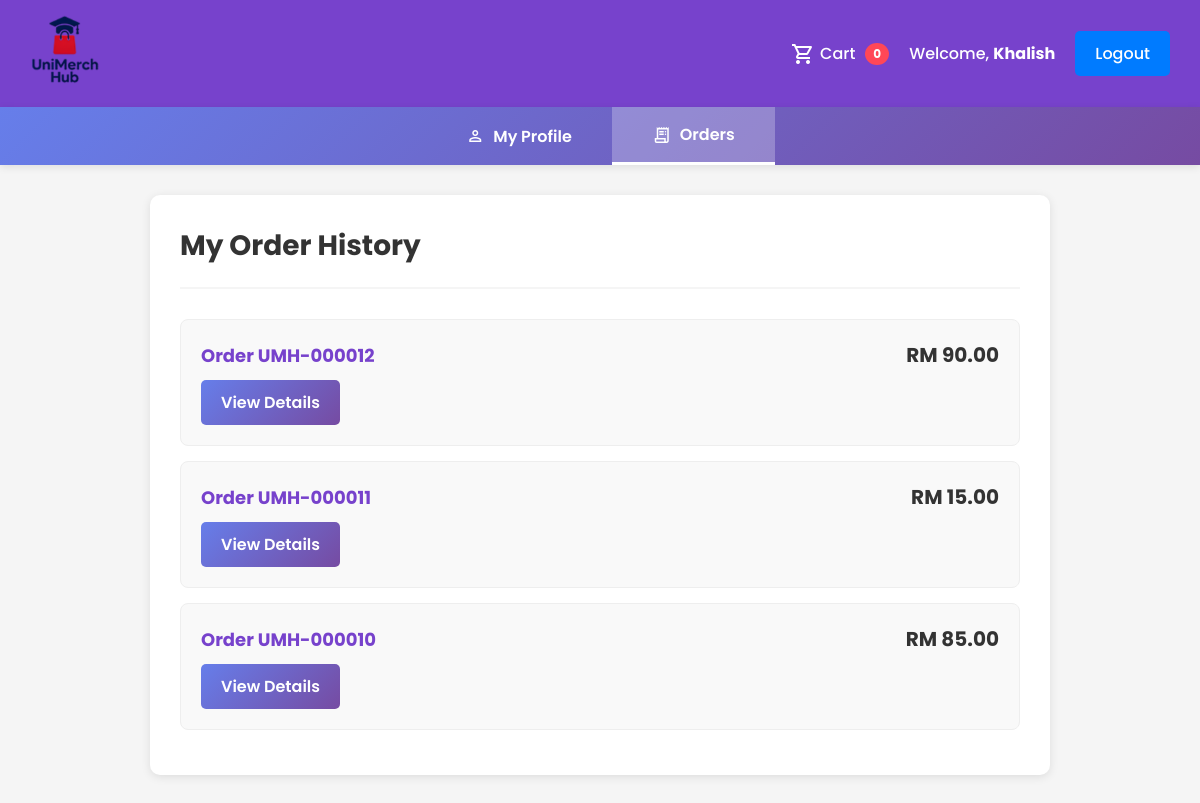
Page /orderhistory.php (signed in) on the earlier database version.
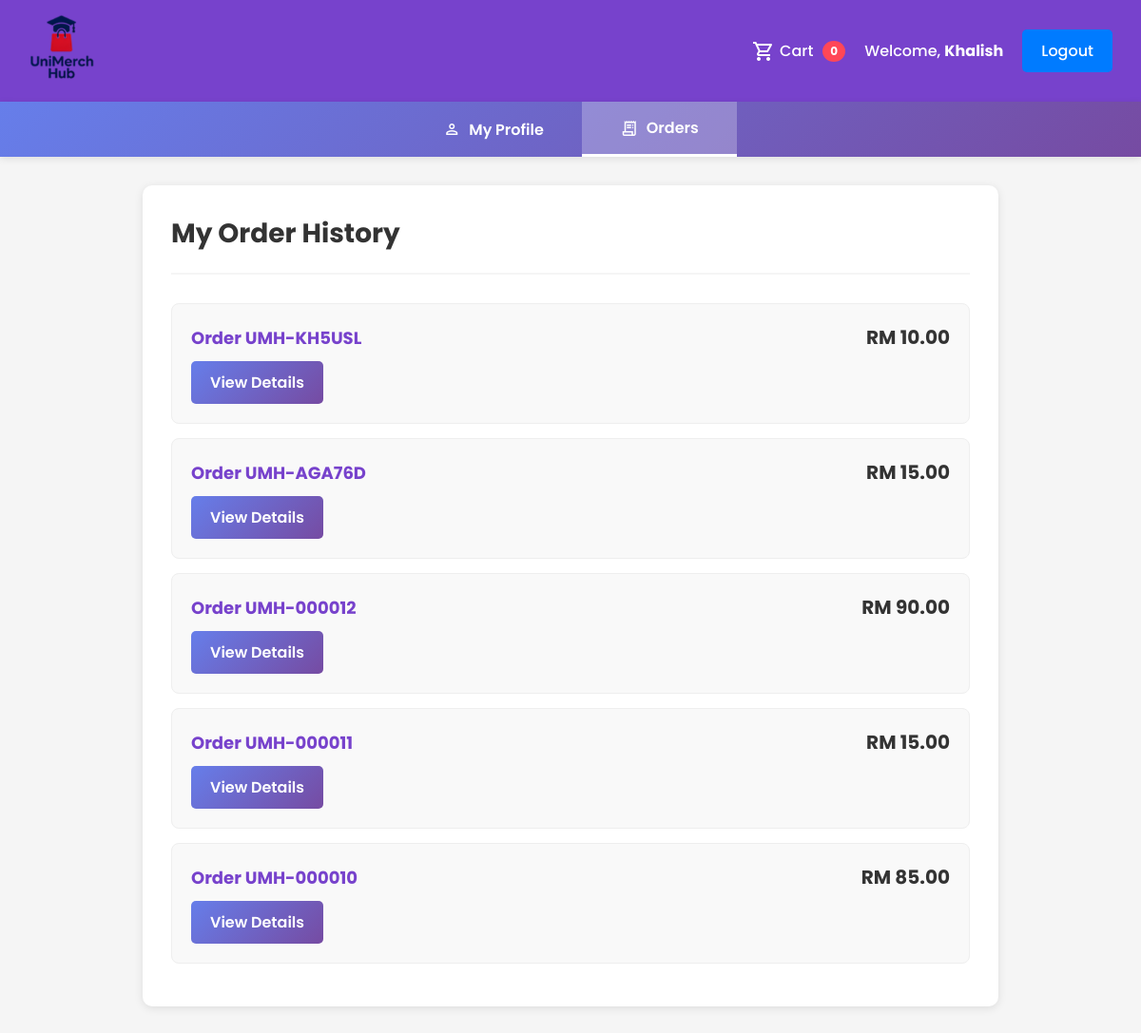
Same page on the later database version.
### tables this page shows
CREATE TABLE `orders` (
  `orderID` int(11) NOT NULL,
  `userID` int(11) NOT NULL,
  `totalAmount` decimal(10,2) NOT NULL,
  `orderDate` timestamp NOT NULL DEFAULT current_timestamp(),
  `fullName` varchar(200) NOT NULL DEFAULT '',
  `phone` varchar(50) NOT NULL DEFAULT '',
  `address` varchar(400) NOT NULL DEFAULT '',
  `paymentMethod` varchar(100) NOT NULL DEFAULT '',
  `orderNumber` varchar(20) DEFAULT NULL
);

### orderhistory.php (the view, shortened to what this page needs)
<?php
include 'includes/db.php';
$userID = $_SESSION['userID'];
$isLoggedIn = isset($_SESSION['email']) && isset($_SESSION['fullName']) && isset($_SESSION['userID']);
$userName = $isLoggedIn ? $_SESSION['fullName'] : '';
function pickFirst($row, $candidates) {
    foreach ($candidates as $c) {
        if (isset($row[$c])) return $row[$c];
    }
    return null;
}
$queries = [
    "SELECT *, COALESCE(orderNumber, CONCAT('UMH-', LPAD(orderID, 6, '0'))) as displayOrderNumber FROM orders WHERE userID = ? ORDER BY orderID DESC",
    "SELECT *, COALESCE(orderNumber, CONCAT('UMH-', LPAD(id, 6, '0'))) as displayOrderNumber FROM orders WHERE user_id = ? ORDER BY id DESC",
    "SELECT *, COALESCE(orderNumber, CONCAT('UMH-', LPAD(id, 6, '0'))) as displayOrderNumber FROM orders WHERE userid = ? ORDER BY id DESC",
    "SELECT *, COALESCE(orderNumber, CONCAT('UMH-', LPAD(orderID, 6, '0'))) as displayOrderNumber FROM orders WHERE userID = ? ORDER BY id DESC",
    "SELECT *, COALESCE(orderNumber, CONCAT('UMH-', LPAD(id, 6, '0'))) as displayOrderNumber FROM orders WHERE customer_id = ? ORDER BY id DESC"
];
$stmt = null;
foreach ($queries as $q) {
    $p = $conn->prepare($q);
    if ($p) {
        $stmt = $p;
        break;
    }
}
$stmt->bind_param('i', $userID);
$stmt->execute();
$res = $stmt->get_result();
?>
<!DOCTYPE html>
<html lang="en">
<head>
    <link rel="stylesheet" href="assets/css/style.css">
</head>
<body>
    <navbar>
        <a href="index.php"><img src="assets/images/logo.png" alt="Logo" class="logo"></a>
        <div id="authArea" class="nav-links">
            <a href="cart.php" style="display: flex; align-items: center; gap: 5px;">
                <span class="material-symbols-outlined">shopping_cart</span>
                Cart <span id="cartCount" class="cart-count-badge">0</span>
            </a>
            <?php if ($isLoggedIn): ?>
                <a href="profile.php"><span style="color: white;">
                    Welcome, <strong><?php echo htmlspecialchars($userName); ?></strong>
                </span></a>
                <a href="logout.php" class="login-btn">Logout</a>
            <?php else: ?>
                <a href="login.html" class="login-btn">Login/Register</a>
            <?php endif; ?>
        </div>
    </navbar>
    <navbar class="profile-nav">
        <a href="profile.php">
            <span class="material-symbols-outlined" style="font-size: 20px;">person</span>
            My Profile
        </a>
        <a href="orderhistory.php" class="active">
            <span class="material-symbols-outlined" style="font-size: 20px;">receipt_long</span>
            Orders
        </a>
    </navbar>
    <div class="container">
        <div class="order-history-container">
            <div class="page-header">
                <h1>My Order History</h1>
            </div>
            <?php if ($res && $res->num_rows > 0): ?>
                <ul class="order-list">
                    <?php while ($order = $res->fetch_assoc()):
                        $orderId = pickFirst($order, ['orderID','id','order_id','orderId']);
                        $orderNumber = $order['displayOrderNumber'] ?? $order['orderNumber'] ?? 'UMH-' . str_pad($orderId, 6, '0', STR_PAD_LEFT);
                        $total = pickFirst($order, ['totalAmount','total','total_amount','amount','grand_total','total_price','price']);
                        if ($total !== null) $totalFmt = 'RM ' . number_format((float)$total, 2);
                        else $totalFmt = 'Total unavailable';
                    ?>
                    <li class="order-item">
                        <div class="order-header">
                            <span class="order-id">Order <?php echo htmlspecialchars($orderNumber ?: 'N/A'); ?></span>
                            <span class="order-total"><?php echo htmlspecialchars($totalFmt); ?></span>
                        </div>
                        <a href="orderdetails.php?order=<?php echo urlencode($orderNumber); ?>" class="view-details-btn">
                            View Details
                        </a>
                    </li>
                    <?php endwhile; ?>
                </ul>
            <?php endif; ?>
        </div>
    </div>
</body>
</html>

Differences in the rows shown:
added orders: orderNumber "UMH-KH5USL", totalAmount "RM 10.00"
added orders: orderNumber "UMH-AGA76D", totalAmount "RM 15.00"
